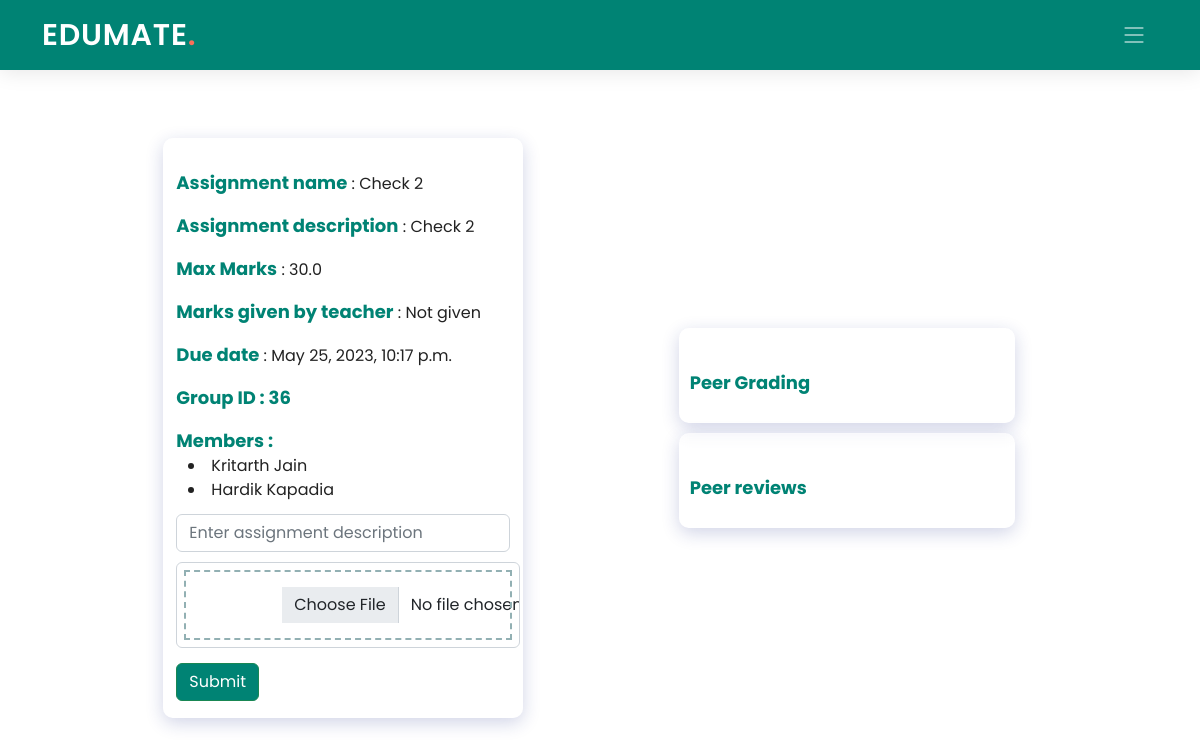
Before: /student/1/classroom/8126O8/grouppeergrading/9/ with the older database file.
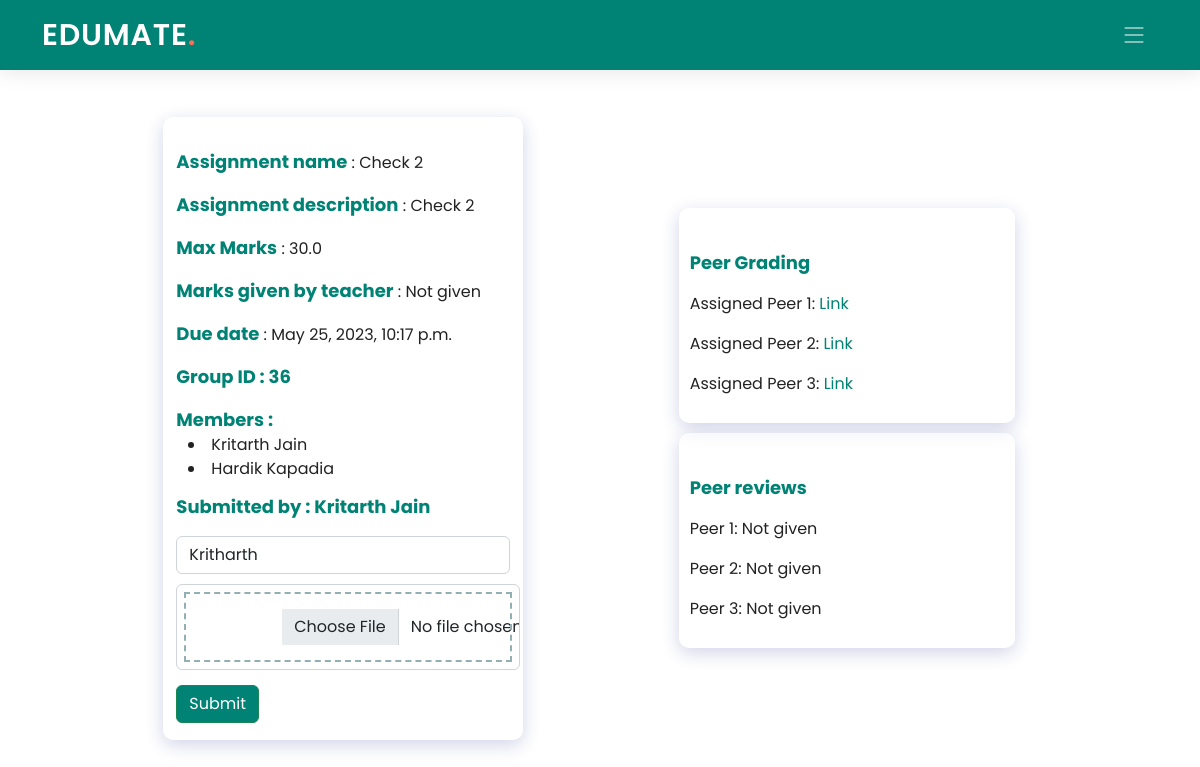
After: the same page with the newer database file.
### Teacher/models.py (models this page shows)
class Peermembers(models.Model):
    mem_id = models.AutoField(primary_key=True)
    pgro_id = models.ForeignKey(PeerGroups, on_delete=models.CASCADE, blank=True, null=True)
    stud_id = models.ForeignKey("Edumate_app.Students", on_delete=models.CASCADE, blank=True, null=True)
    class Meta:
        db_table = "Peermembers"

class PeerGroups(models.Model):
    group_id = models.AutoField(primary_key=True)
    gro_id = models.ForeignKey(Grouppeers, on_delete=models.CASCADE, blank=True, null=True)
    submit_file = models.FileField(upload_to='Teacher/static/upload/', default=None, blank=True, null=True)
    submit_desc = models.CharField(max_length=1000, default=None, blank=True, null=True)
    submit_by = models.ForeignKey("Edumate_app.Students", on_delete=models.CASCADE, blank=True, null=True)
    marksbyteacher = models.FloatField(default=None, blank=True, null=True)
    feedbackbyteacher = models.CharField(max_length=100, default=None, blank=True, null=True)
    submit_date = models.DateTimeField(default=datetime.now)
    class Meta:
        db_table = "Peergroups"

class PeerAssignsGroups(models.Model):
    peergrade_id = models.ForeignKey(PeergradeGroups, on_delete=models.CASCADE, blank=True, null=True)
    stud_id = models.ForeignKey("Edumate_app.Students", on_delete=models.CASCADE, blank=True, null=True, related_name="+")
    assigned_stud_id = models.ForeignKey("Edumate_app.Students", on_delete=models.CASCADE, blank=True, null=True, related_name="+")
    feedb = models.CharField(max_length=100, default=None, blank=True, null=True)
    marks = models.FloatField(default=None, blank=True, null=True)
    options_selec = models.CharField(max_length=1000, default=None, blank=True, null=True)
    group_id = models.ForeignKey(PeerGroups, on_delete=models.CASCADE, blank=True, null=True)
    class Meta:
        db_table = "Peerassigns_Groups"

### Edumate_app/models.py (models this page shows, shortened)
class Students(models.Model):
    stud_id = models.AutoField(primary_key=True)
    name = models.CharField(max_length=100)
    email = models.EmailField(max_length=50)
    password = models.CharField(max_length=50)
    is_change = models.IntegerField(default=0)
    class Meta:
        db_table = "Students"

### Student/views.py (the view, shortened to what this page needs)
# urls.py: path('classroom/<pk2>/grouppeergrading/<pk3>/', views.single_stud_group, name='single_stud_group'),
def single_stud_group(request, pk, pk2, pk3):
    group=Grouppeers.objects.get(gro_id=pk3)
    all_group=PeerGroups.objects.filter(gro_id=group.gro_id)
    single_group=None
    members=None
    assigned=None
    total_marks="X"
    for i in all_group:
        mems=Peermembers.objects.filter(stud_id=pk, pgro_id=i.group_id)
        if mems:
            single_group=i
            members=Peermembers.objects.filter(pgro_id=i.group_id)
            break
    submi=None
    if single_group.submit_desc:
        submi=single_group.submit_file.url
    peerreviews=[]
    p_groups=PeergradeGroups.objects.filter(class_code=pk2, assignment_id=pk3)
    if p_groups:
        p_groups=p_groups[0]
        p_reviews=PeerAssignsGroups.objects.filter(peergrade_id=p_groups.peergrade_id, assigned_stud_id=pk)
        peer_marks=[]
        if single_group and single_group.marksbyteacher:
            peer_marks.append(single_group.marksbyteacher)
        for i in p_reviews:
            if i.feedb:
                peerreviews.append(i.feedb)
                peer_marks.append(i.marks)
            else:
                peerreviews.append("X")
        if len(peer_marks) == group.num_studs + 1:
            total_marks=sum(peer_marks)/(group.num_studs + 1)
        assigned=PeerAssignsGroups.objects.filter(peergrade_id=p_groups.peergrade_id, stud_id=pk)
    return render(request, 'Student/single_stud_group.html', {'pk': pk, 'pk2': pk2, 'pk3': pk3, 'group': group, 'single_group': single_group, 'members': members, 'submi': submi, 'pe': peerreviews, 'assigned': assigned, 'total_marks': total_marks})

### Student/templates/Student/single_stud_group.html (shortened to what the changed rows need)
{% extends './base_student.html' %}
{% load static %}
{% block styles %}
<link href="{% static 'Student/assets/css/assignment.css' %}" rel="stylesheet">
{% endblock styles %}
{% block navbar %}
<header id="header" class="header d-flex align-items-center">
    <div class="container-fluid container-xl d-flex align-items-center justify-content-between">
      <a href="#" class="logo d-flex align-items-center">
        <h1>EDUMATE<span>.</span></h1>
      </a>
    </div>
  </header>
  {% endblock navbar %}
{% block content %}
  <div class="container">
    <div class="row" style="display: flex;
    flex-direction: row;
    flex-wrap: wrap;
    justify-content: space-evenly;
    height: 95vh;
    align-items: center;">
    <div class="main-content" style="background: rgba( 255, 255, 255, 0.25 );
      box-shadow: 0 5px 18px 0 rgba(26, 38, 135, 0.20 );
      backdrop-filter: blur( 4px );
      -webkit-backdrop-filter: blur( 4px );
      border-radius: 10px;
      border: 1px solid rgba( 255, 255, 255, 0.18 );">
        <div>
          <p><b style="color: #008374">Group ID : {{ single_group.group_id }}</b></p>
          <div style="margin-bottom: 12px"><b style="color: #008374">Members : </b>
            {% for i in members %}
              <li style="margin-left: 12px">{{ i.stud_id.name }}</li>
            {% endfor %}
          </div>
        </div>
          <form method="post" action="#" enctype="multipart/form-data" >
            {% if single_group.submit_desc %}
            <p><b style="color: #008374">Submitted by : {{ single_group.submit_by.name }}</b></p>
            <input style="margin-bottom: 10px;" class="form-control" type="text" placeholder="Enter assignment description" name="description" required value="{{ single_group.submit_desc }}">
            {% else %}
            <input style="margin-bottom: 10px;" class="form-control" type="text" placeholder="Enter assignment description" name="description" required>
            {% endif %}
            <div class="form-group files">
                {% if single_group.submit_file %}
                <input onchange="updateFiles()" id="file" type="file" class="form-control" accept="application/pdf" name="submission">
                {% else %}
                <input onchange="updateFiles()" id="file" type="file" class="form-control" name="submission" accept="application/pdf" required>
                {% endif %}
            </div>
            <button class="btn btn-success" type="submit">Submit</button>
          </form>
      </div>
      <div class="col-md-4">
      <div style="background: rgba( 255, 255, 255, 0.25 );
      box-shadow: 0 5px 18px 0 rgba(26, 38, 135, 0.20 );
      backdrop-filter: blur( 4px );
      -webkit-backdrop-filter: blur( 4px );
      border-radius: 10px;
      border: 1px solid rgba( 255, 255, 255, 0.18 ); margin: 10px 10px; padding: 10px 10px">
        <div>
          <p style="padding-top: 30px"><b  style="color: #008374">Peer Grading</b></p>
            {% for i in assigned %}
            <p>Assigned Peer {{ forloop.counter}}:
              {% if i.marks %}
              <a>Graded</a>
              {% else %}
              <a href="{% url 'gradesingle' pk=pk pk2=pk2 pk3=pk3 pk4=i.assigned_stud_id.stud_id %}">Link</a>
              {% endif %}
            </p>
            {% endfor %}
        </div>
      </div>
      <div style="background: rgba( 255, 255, 255, 0.25 );
      box-shadow: 0 5px 18px 0 rgba(26, 38, 135, 0.20 );
      backdrop-filter: blur( 4px );
      -webkit-backdrop-filter: blur( 4px );
      border-radius: 10px;
      border: 1px solid rgba( 255, 255, 255, 0.18 ); margin: 10px 10px; padding: 10px 10px">
        <div>
          <p style="padding-top: 30px"><b style="color: #008374">Peer reviews</b></p>
            {% for i in pe %}
            <p>Peer {{ forloop.counter}}:
              {% if i != "X" %}
              <a>{{ i }}</a>
              {% else %}
              <a>Not given</a>
              {% endif %}
            </p>
            {% endfor %}
        </div>
      </div>
    </div>
    </div>
  </div>
{% endblock content %}

Changed rows visible on the page:
changed PeerGroups id 36: submit_desc empty → "Kritharth" (drawn); submit_by.name (not shown) → "Kritarth Jain"; description (not shown) → "Kritharth"
added PeerAssignsGroups: shows "Link"
added PeerAssignsGroups: shows "Link"
added PeerAssignsGroups: shows "Link"
Other visible differences:
text now shown: "Submitted by :"
new list line: "Peer 1 : Not given"
new list line: "Peer 2 : Not given"
new list line: "Peer 3 : Not given"
